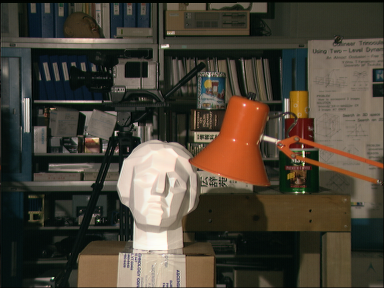
#> input picture week_3/Stereo matching/left.png, 384 x 288 px
$ python sm1.py
#> lines starting #> are read from the running program, lines starting #| are printed output that depends on the picture
import math
import numpy as np
from PIL import Image


def stereo_matching(left_img, right_img, disparity_range):
    # read from left to right and convert to grayscale
#> called with left_img = 'left.png', right_img = 'right.png', disparity_range = 16
    left_img = Image.open(left_img).convert('L')
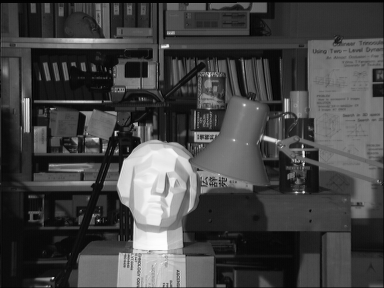
#> left_img: PIL image 384x288 L; min 0, max 253, mean 68.3

    left = np.asarray(left_img)

    right_img = Image.open(right_img).convert('L')
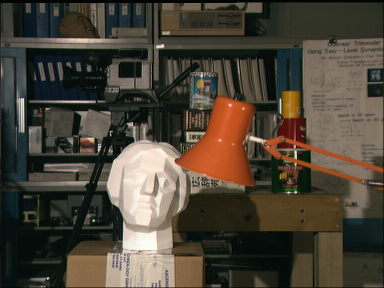
#> input picture week_3/Stereo matching/right.png, 384 x 288 px
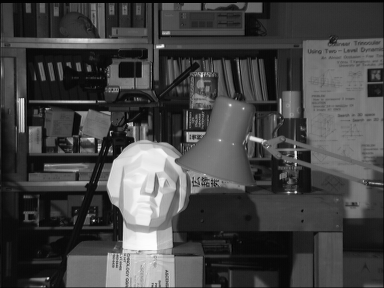
#> right_img: PIL image 384x288 L; min 0, max 254, mean 68.7
    right = np.asarray(right_img)

    # Size
    height = 288
    width = 384

    depth = np.zeros((height, width), np.uint8)
    scale = 255 / disparity_range

    for y in range(height):
        for x in range(width):
            disparity = 0
            cost_min = (int(left[y, x]) - int(right[y, x])) ** 2

            for j in range(1, disparity_range):
                cost = 255 ** 2 if x + j >= width else (int(right[y, x]) - int(left[y, x + j])) ** 2
                #cost = 255 ** 2 if x - j <0 else (int(left[y, x]) - int(right[y, x - j])) ** 2

                if cost < cost_min:
                    cost_min = cost
                    disparity = j

            depth[y, x] = disparity*scale
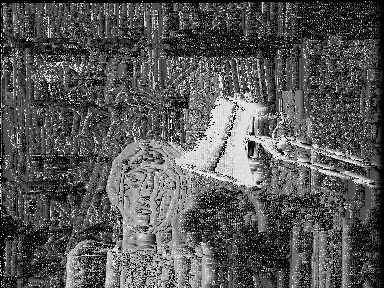
#> depth: shape (288, 384); min 0, max 239, mean 86.3

    Image.fromarray(depth).save('depth.png')

    # print(depth)


if __name__ == '__main__':
    disparity = 16
    stereo_matching('left.png', 'right.png', disparity)
